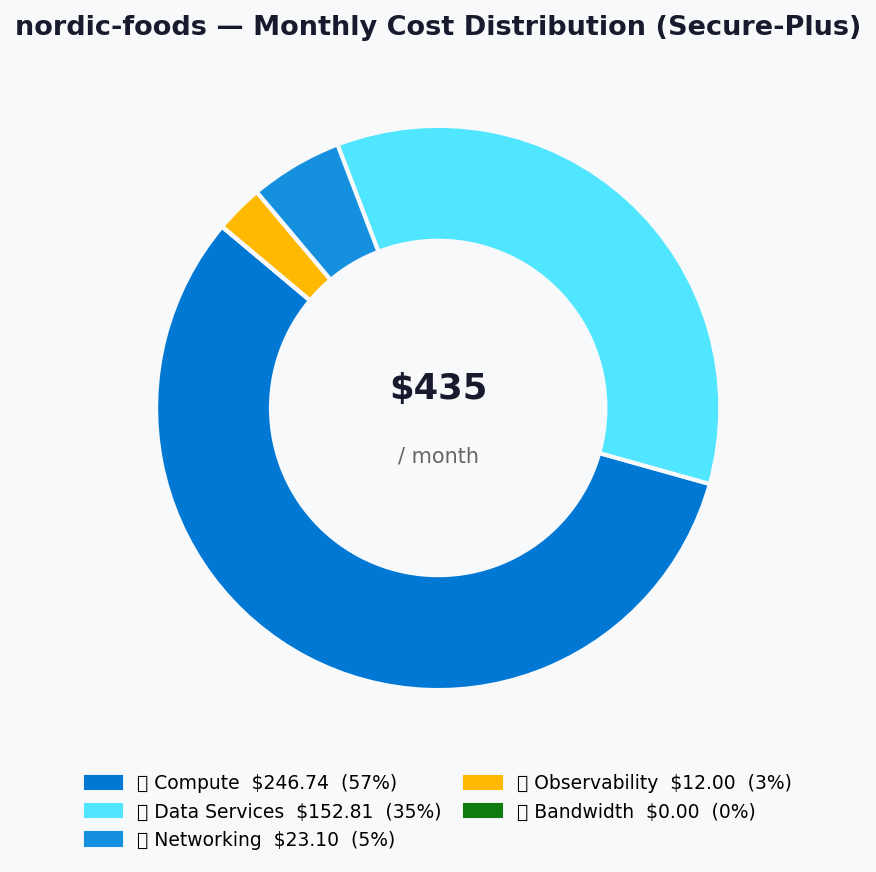

Source code (Python):
"""Cost distribution donut chart for nordic-foods Step 2."""
import matplotlib.pyplot as plt
import matplotlib.patches as mpatches


def generate_cost_distribution_chart(categories: dict, total_monthly: float,
                                     output_path: str) -> None:
    PALETTE = [
        "#0078D4",  # Compute - Azure blue
        "#50E6FF",  # Data - Azure cyan
        "#1490DF",  # Networking - medium blue
        "#FFB900",  # Observability - gold
        "#107C10",  # Bandwidth - green
    ]
    labels = list(categories.keys())
    values = list(categories.values())
    colors = PALETTE[: len(labels)]
    pcts = [v / sum(values) * 100 for v in values]

    fig, ax = plt.subplots(figsize=(8, 6))
    fig.patch.set_facecolor("#F8F9FA")
    ax.set_facecolor("#F8F9FA")

    wedges, _ = ax.pie(values, colors=colors,
                       wedgeprops={"linewidth": 2, "edgecolor": "#F8F9FA"},
                       startangle=140, pctdistance=0.82)

    hole = plt.Circle((0, 0), 0.60, fc="#F8F9FA")
    ax.add_patch(hole)

    ax.text(0, 0.07, f"${total_monthly:,.0f}", ha="center", va="center",
            fontsize=17, fontweight="bold", color="#1A1A2E")
    ax.text(0, -0.17, "/ month", ha="center", va="center", fontsize=10, color="#666")

    legend_labels = [f"{lbl}  ${val:,.2f}  ({pct:.0f}%)"
                     for lbl, val, pct in zip(labels, values, pcts)]
    patches = [mpatches.Patch(color=c, label=l) for c, l in zip(colors, legend_labels)]
    ax.legend(handles=patches, loc="lower center", bbox_to_anchor=(0.5, -0.15),
              ncol=2, fontsize=9, framealpha=0.0, columnspacing=1.2)

    ax.set_title("nordic-foods — Monthly Cost Distribution (Secure-Plus)",
                 fontsize=13, fontweight="bold", color="#1A1A2E", pad=10)

    plt.tight_layout(pad=1.4)
    plt.savefig(output_path, dpi=150, bbox_inches="tight", facecolor=fig.get_facecolor())
    plt.close()
    print(f"Generated: {output_path}")


if __name__ == "__main__":
    categories = {
        "💻 Compute":       246.74,
        "💾 Data Services": 152.81,
        "🌐 Networking":     23.10,
        "📊 Observability":  12.00,
        "📤 Bandwidth":       0.00,
    }
    generate_cost_distribution_chart(
        categories, total_monthly=sum(categories.values()),
        output_path="agent-output/nordic-foods/03-des-cost-distribution.png",
    )
